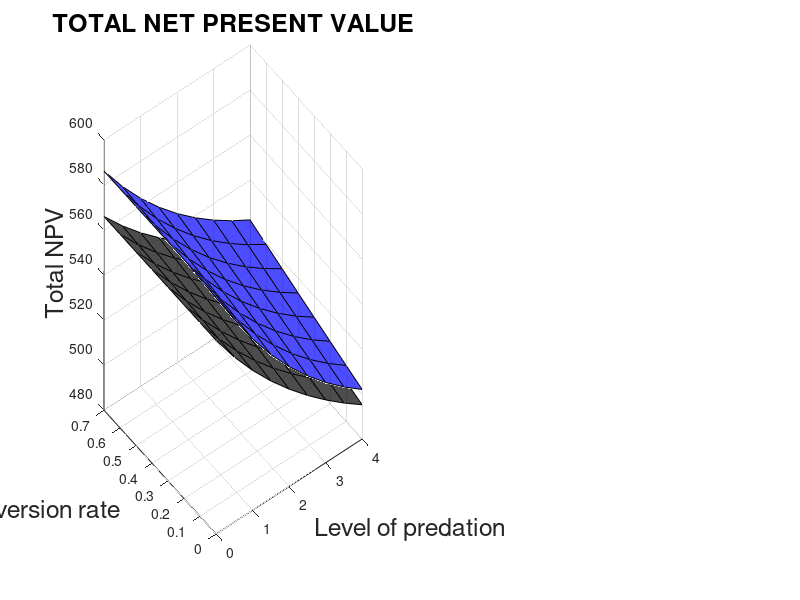

Reproduce this figure in MATLAB. (Note: this script raises an error after producing the figure.)
SNMI = [0 0.5 1 1.5 2 2.5 3 3.5 4];
C = [0 0.1 0.2 0.3 0.4 0.5 0.6 0.7];

TOTAL_NPV_MOD0 = [586.1788966	569.973283	556.0148974	543.8707549	533.2369228	523.8888939	515.654482	508.3977532	502.0088916	;
586.1788966	570.5574879	557.0798019	545.340183	535.0523041	526.0037207	518.0308888	511.0042793	504.8189518	;
586.1788966	571.1432163	558.1496011	546.8186654	536.8811586	528.1364227	520.4294105	513.6369246	507.6588679	;
586.1788966	571.7304793	559.2243581	548.3063615	538.7237769	530.2874456	522.8506633	516.2964841	510.5296163	;
586.1788966	572.319288	560.3041376	549.8034354	540.5804595	532.4572532	525.2952914	518.983792	513.4322248	;
586.1788966	572.9096536	561.3890054	551.3100558	542.4515174	534.646328	527.7639684	521.6997242	516.3677774	;
586.1788966	573.5015875	562.479029	552.8263962	544.337273	536.8551727	530.2573992	524.4452017	519.3374178	;
586.1788966	574.0951013	563.5742771	554.3526353	546.2380601	539.0843112	532.7763223	527.2211934	522.3423541	

] 

PREDATOR_NPV_MOD0=[470.2054103	470.1051422	469.9121383	469.712647	469.5419225	469.4130709	469.3289727	469.2876239	469.2846551	;
470.2054103	470.6922662	470.9844904	471.193043	471.370225	471.5413178	471.7181199	471.9053444	472.1038003	;
470.2054103	471.282438	472.0666942	472.6917264	473.2257987	473.7057842	474.1520992	474.5760218	474.9834703	;
470.2054103	471.8756896	473.1589409	474.2091839	475.1095316	475.9078369	476.6328008	477.3020953	477.9266622	;
470.2054103	472.4720537	474.2614262	475.7459197	477.0223528	478.1489155	479.1622298	480.0861675	480.9365876	;
470.2054103	473.0715645	475.3743543	477.3024585	478.9652348	480.430535	481.7425138	482.9310154	484.0166944	;
470.2054103	473.6742574	476.4979315	478.8793435	480.9391977	482.754298	484.3759141	485.8396083	487.1706836	;
470.2054103	474.2801657	477.6323724	480.4771399	482.9453098	485.1219078	487.0648363	488.8151273	490.4025437	

]

PREY_NPV_MOD0=[115.9734863	99.86814081	86.10275914	74.15810797	63.69500029	54.47582297	46.32550927	39.11012931	32.72423652	;
115.9734863	99.86522172	86.09531151	74.14714001	63.68207905	54.46240296	46.31276883	39.09893489	32.71515151	;
115.9734863	99.86077835	86.08290682	74.12693893	63.65535994	54.43063855	46.27731123	39.06090283	32.6753976	;
115.9734863	99.85478973	86.06541719	74.09717763	63.61424524	54.37960878	46.21786247	38.99438884	32.60295405	;
115.9734863	99.84723429	86.04271133	74.0575157	63.55810668	54.30833767	46.13306165	38.89762448	32.49563721	;
115.9734863	99.8380891	86.01465117	74.00759729	63.48628266	54.21579299	46.02145461	38.76870879	32.35108299	;
115.9734863	99.82733013	85.98109754	73.94705274	63.3980753	54.10087468	45.88148506	38.60559337	32.16673411	;
115.9734863	99.8149356	85.94190468	73.87549542	63.29275031	53.96240338	45.71148598	38.4060661	31.93981041	

]

PREDATOR_HARVEST_MOD0=[1145.425039	1147.329519	1148.546656	1149.348771	1149.879709	1150.221714	1150.424443	1150.519073	1150.525749	;
1145.42504	1148.73944	1151.108976	1152.871315	1154.213908	1155.249322	1156.049198	1156.661063	1157.117553	;
1145.424978	1150.157283	1153.696701	1156.440666	1158.617406	1160.368397	1161.786522	1162.935291	1163.859694	;
1145.425001	1151.583148	1156.310352	1160.058117	1163.092551	1165.582527	1167.641347	1169.348087	1170.759898	;
1145.425036	1153.017133	1158.950464	1163.725016	1167.641806	1170.895502	1173.618911	1175.906208	1177.826464	;
1145.424983	1154.459332	1161.617582	1167.44276	1172.267755	1176.311329	1179.724789	1182.616887	1185.06831	;
1145.424978	1155.909837	1164.312277	1171.212807	1176.973108	1181.834208	1185.964914	1189.48787	1192.495056	;
1145.425026	1157.368745	1167.035125	1175.036674	1181.760711	1187.468665	1192.345612	1196.527466	1200.117058	

]

PREY_HARVEST_MOD0=[509.4439965	452.3464309	403.2413395	360.1327135	321.7480407	287.2162805	255.9093452	227.3567425	201.1948145	;
509.4439694	451.9003237	402.3756087	358.8859003	320.1602298	285.3255271	253.7506907	224.9622069	198.5934761	;
509.4439708	451.44856	401.4911384	357.6038365	318.5193712	283.363801	251.5037152	222.4629019	195.8720363	;
509.4440298	450.99103	400.5874698	356.2853566	316.8232988	281.3277543	249.1638097	219.8528834	193.0231855	;
509.4439121	450.5276666	399.6641339	354.9292483	315.0697496	279.2138498	246.7260468	217.1257482	190.0390277	;
509.4439185	450.0583702	398.7206208	353.5342134	313.2563341	277.0183866	244.1851714	214.2746275	186.9110153	;
509.4439461	449.5830376	397.7564358	352.0989324	311.3805262	274.7374841	241.5355577	211.2921135	183.6298958	;
509.4440191	449.1016527	396.771059	350.6220009	309.4396819	272.3666545	238.7711773	208.1701896	180.1856276	

]

PREDATOR_SSB_MOD0=[4665.572942	4592.752131	4542.18188	4506.691112	4482.075354	4465.681558	4455.747045	4451.051478	4450.718799	;
4665.572905	4598.23769	4551.629448	4519.135396	4496.852964	4482.312014	4473.862982	4470.361164	4470.982422	;
4665.575181	4603.755622	4561.172076	4531.744566	4511.864346	4499.239397	4492.332433	4490.074416	4491.693225	;
4665.574342	4609.305917	4570.811589	4544.523316	4527.117474	4516.475457	4511.170959	4510.210559	4512.874273	;
4665.57305	4614.888697	4580.54977	4557.476499	4542.620644	4534.032454	4530.395097	4530.790383	4534.550394	;
4665.574992	4620.504325	4590.388909	4570.609184	4558.382563	4551.923062	4550.022384	4551.836004	4556.748476	;
4665.575156	4626.153328	4600.330766	4583.926528	4574.412451	4570.161801	4570.071519	4573.371183	4579.496914	;
4665.573427	4631.835898	4610.377619	4597.433883	4590.719906	4588.762852	4590.562404	4595.42159	4602.827103	

]

PREY_SSB_MOD0=[1804.090485	1610.194816	1454.35869	1325.07955	1215.356352	1120.596304	1037.621934	964.1427315	898.4578116	;
1804.09083	1614.631878	1461.469793	1333.828964	1225.095864	1130.903277	1048.213875	974.827035	909.102313	;
1804.090813	1619.101034	1468.673928	1342.734298	1235.04737	1141.469643	1059.10353	985.8392348	920.0977102	;
1804.090061	1623.60304	1475.973059	1351.799919	1245.218369	1152.306064	1070.304455	997.1956506	931.4628246	;
1804.09156	1628.13819	1483.369191	1361.030358	1255.616647	1163.42377	1081.831102	1008.913782	943.2178871	;
1804.091479	1632.707063	1490.864509	1370.430559	1266.250413	1174.834428	1093.698811	1021.012326	955.3846659	;
1804.091126	1637.310241	1498.461128	1380.00545	1277.128319	1186.549816	1105.923941	1033.511365	967.9867654	;
1804.090197	1641.947482	1506.161207	1389.760354	1288.259363	1198.584659	1118.523966	1046.432535	981.0494957	

]

PREDATOR_CPUE_MOD0=[2.178289152	2.099632655	2.045127883	2.006935825	1.980476367	1.962868525	1.952203764	1.947164488	1.946807493	;
2.178289112	2.102988126	2.050668089	2.013971145	1.988563601	1.971706942	1.961575124	1.956902725	1.956780059	;
2.178291573	2.106364356	2.056265408	2.021100482	1.996778592	1.980701138	1.971125012	1.96683768	1.966963362	;
2.178290666	2.109761175	2.061920887	2.028326579	2.005125726	1.989857325	1.980861309	1.976978749	1.977368271	;
2.178289268	2.113178553	2.067635501	2.03565226	2.01360953	1.999181905	1.990792392	1.987336123	1.988006519	;
2.178291369	2.116616714	2.073410745	2.043080487	2.022234762	2.008681348	2.000927115	1.997920569	1.998890927	;
2.178291546	2.120076057	2.079247515	2.050614219	2.031006501	2.018363725	2.011274935	2.008743699	2.010034691	;
2.178289676	2.123556626	2.085147234	2.058256516	2.039929996	2.028236205	2.021845898	2.019818154	2.021452874	

]

PREY_CPUE_MOD0=[1.390828229	1.22160766	1.087867416	0.978669144	0.887383695	0.809681974	0.742583285	0.683949746	0.632201961	;
1.390828555	1.225776613	1.094512519	0.986803257	0.896394191	0.819173183	0.752293485	0.693702571	0.641877987	;
1.390828539	1.229976884	1.101248095	0.995088543	0.905609633	0.828914423	0.762289829	0.703769661	0.651889394	;
1.390827828	1.234209199	1.10807608	1.003529309	0.91503739	0.838916151	0.772585594	0.714166964	0.66225454	;
1.390829245	1.238473854	1.114998455	1.012130026	0.92468512	0.849189385	0.783194936	0.724911594	0.67299317	;
1.390829168	1.242771413	1.12201737	1.020895561	0.934560898	0.859745588	0.794132894	0.736021847	0.684126551	;
1.390828835	1.247102442	1.129134912	1.029830779	0.944673238	0.870596379	0.805415515	0.747517384	0.695677741	;
1.390827957	1.251466732	1.136353218	1.038940921	0.955031002	0.881756143	0.817059943	0.759419401	0.707671506	

]



TOTAL_NPV_MOD1 = [566.0184649	553.2918695	542.1131598	532.1711402	523.2516922	515.1996998	507.8984192	501.2573706	495.2047879	;
566.0184649	553.7611331	542.9814768	533.3860797	524.7722964	516.9928947	509.9368016	503.5177599	497.6672331	;
566.0184649	554.2314125	543.8531476	534.6073838	526.3026018	518.799255	511.9918233	505.7982008	500.153037	;
566.0184649	554.7027138	544.7282078	535.8351451	527.8427825	520.6190561	514.0638767	508.0992138	502.6628564	;
566.0184649	555.175043	545.6066936	537.0694585	529.3930176	522.4525829	516.153369	510.4213413	505.1973782	;
566.0184649	555.648406	546.4886417	538.3104209	530.9534917	524.3001301	518.2607233	512.7651493	507.7573212	;
566.0184649	556.1228092	547.3740895	539.5581317	532.5243946	526.1620027	520.3863796	515.1312279	510.3434386	;
566.0184649	556.5982585	548.2630751	540.8126927	534.1059221	528.0385162	522.5307951	517.5201939	512.9565196	

] 

PREDATOR_NPV_MOD1=[450.0449785	449.8698678	449.4971989	449.0619603	448.631324	448.2398675	447.9051584	447.6354142	447.4334749	;
450.0449785	450.3446004	450.3813285	450.3032791	450.1872962	450.0751583	449.9899455	449.9441605	449.9440328	;
450.0449785	450.8213191	451.2720969	451.5573048	451.7627462	451.936991	452.1083773	452.2935352	452.5019914	;
450.0449785	451.3000424	452.1696117	452.824317	453.3582048	453.8262087	454.2616592	454.6851421	455.1093769	;
450.0449785	451.7807866	453.0739808	454.1046038	454.9742223	455.7436947	456.4510582	457.1206758	457.7683406	;
450.0449785	452.2635703	453.9853166	455.3984646	456.6113714	457.6903711	458.6779078	459.6019285	460.4811697	;
450.0449785	452.7484114	454.9037308	456.7062047	458.2702486	459.6672023	460.9436108	462.1307976	463.250298	;
450.0449785	453.2353289	455.8293415	458.0281422	459.9514726	461.6752003	463.2496471	464.7092896	466.0783152	

]

PREY_NPV_MOD1=[115.9734863	103.4220017	92.61596091	83.10917998	74.62036818	66.95983229	59.99326076	53.6219564	47.77131293	;
115.9734863	103.4165327	92.60014827	83.08280062	74.5850002	66.91773639	59.94685611	53.57359938	47.72320033	;
115.9734863	103.4100934	92.58105066	83.05007896	74.53985563	66.86226402	59.88344602	53.50466561	47.65104561	;
115.9734863	103.4026714	92.5585961	83.01082806	74.48457767	66.79284737	59.80221751	53.41407164	47.55347947	;
115.9734863	103.3942563	92.53271279	82.9648547	74.41879529	66.70888824	59.70231074	53.30066555	47.42903756	;
115.9734863	103.3848357	92.50332514	82.91195634	74.3421203	66.60975907	59.58281556	53.16322071	47.27615149	;
115.9734863	103.3743978	92.47035873	82.85192702	74.25414603	66.49480041	59.44276876	53.00043025	47.09314062	;
115.9734863	103.3629296	92.43373352	82.78455056	74.15444947	66.36331591	59.28114805	52.81090427	46.87820442	

]

PREDATOR_HARVEST_MOD1=[1010.358016	1009.044859	1007.657497	1006.352369	1005.194617	1004.209183	1003.402107	1002.770396	1002.306744	;
1010.358031	1010.181077	1009.755156	1009.278137	1008.843238	1008.495134	1008.254315	1008.128619	1008.119028	;
1010.358033	1011.322546	1011.870147	1012.236774	1012.541879	1012.848857	1013.192038	1013.589715	1014.050957	;
1010.358035	1012.469319	1014.002765	1015.229034	1016.291964	1017.272603	1018.218475	1019.157931	1020.10788	;
1010.358035	1013.621438	1016.153303	1018.255696	1020.094972	1021.76873	1023.337	1024.837761	1026.295491	;
1010.358034	1014.778955	1018.32207	1021.317574	1023.952443	1026.339709	1028.551167	1030.63397	1032.619856	;
1010.358034	1015.94192	1020.50937	1024.415494	1027.865984	1030.988123	1033.864724	1036.551612	1039.087447	;
1010.358035	1017.110386	1022.715529	1027.550321	1031.837267	1035.716693	1039.281633	1042.596045	1045.705164	

]

PREY_HARVEST_MOD1=[509.443887	466.5522932	429.4851113	396.6074549	366.9070073	339.710434	314.5460815	291.069872	269.0225565	;
509.4439567	466.191872	428.7664595	395.5492747	365.5332825	338.0463913	312.6165936	288.8987419	266.6323691	;
509.4438957	465.8277706	428.0351911	394.4664729	364.1213253	336.3297315	310.619815	286.6457258	264.1460458	;
509.444006	465.4599191	427.2910243	393.358417	362.6698446	334.5583763	308.5527332	284.306811	261.5584827	;
509.4440027	465.0883027	426.5337091	392.2243603	361.1774865	332.7300948	306.412165	281.8777135	258.8642034	;
509.4439989	464.7128673	425.7629323	391.0635742	359.6428377	330.8425806	304.1947378	279.3538661	256.0573495	;
509.4440107	464.3335745	424.9785008	389.875294	358.0643875	328.8934151	301.8968885	276.7304029	253.1316326	;
509.443991	463.9503524	424.1800641	388.6587379	356.4405947	326.8800102	299.5148199	274.0021826	250.0803316	

]

PREDATOR_SSB_MOD1=[3276.040012	3152.965975	3060.774824	2990.194683	2935.63558	2893.487345	2861.297262	2837.340657	2820.372369	;
3276.041872	3157.949234	3069.314057	3001.38941	2948.876305	2908.334851	2877.422393	2854.486106	2838.328756	;
3276.042074	3162.9567	3077.925701	3012.711535	2962.298062	2923.413622	2893.824335	2871.948638	2856.637658	;
3276.042257	3167.988843	3086.611172	3024.163996	2975.906034	2938.731354	2910.513433	2889.741388	2875.314841	;
3276.042336	3173.045437	3095.371582	3035.749634	2989.705493	2954.296165	2927.500595	2907.878234	2894.377102	;
3276.042238	3178.126858	3104.208237	3047.471817	3003.70206	2970.116469	2944.797324	2926.373905	2913.842462	;
3276.042196	3183.233265	3113.122386	3059.333383	3017.901616	2986.201061	2962.415724	2945.244022	2933.730135	;
3276.042335	3188.364894	3122.115397	3071.337746	3032.310186	3002.559223	2980.368631	2964.505058	2954.060569	

]

PREY_SSB_MOD1=[1804.09188	1658.29171	1539.014888	1438.084281	1350.588187	1273.345597	1204.176029	1141.518427	1084.216311	;
1804.090992	1661.901943	1545.040198	1445.788911	1359.486389	1283.1006	1214.544836	1152.321653	1095.319096	;
1804.091769	1665.53369	1551.130539	1453.608189	1368.548064	1293.064493	1225.164021	1163.412524	1106.74229	;
1804.090364	1669.187422	1557.287223	1461.544421	1377.777879	1303.24434	1236.043303	1174.803224	1118.500691	;
1804.090406	1672.863126	1563.511315	1469.600798	1387.180791	1313.647829	1247.192898	1186.506763	1130.610152	;
1804.090454	1676.561111	1569.804384	1477.780114	1396.761908	1324.282787	1258.623602	1198.536972	1143.087508	;
1804.090304	1680.281549	1576.16689	1486.085537	1406.526794	1335.157385	1270.346769	1210.908529	1155.950789	;
1804.090555	1684.024949	1582.600667	1494.520108	1416.481007	1346.280447	1282.37449	1223.636818	1169.219161	

]

PREDATOR_CPUE_MOD1=[2.90336299	2.767343317	2.665603749	2.587802022	2.527714333	2.481327786	2.445920187	2.419580069	2.4009293	;
2.903365047	2.772207117	2.673851198	2.598511638	2.540270577	2.495292406	2.460968666	2.435461395	2.417440913	;
2.90336527	2.777094678	2.682168801	2.609343328	2.552998374	2.509473937	2.476274212	2.451634299	2.434273573	;
2.903365473	2.782006491	2.690557957	2.620299907	2.565902643	2.523879601	2.491846428	2.468110868	2.451441641	;
2.90336556	2.786942277	2.699019724	2.631384068	2.578988364	2.538517025	2.507695444	2.484903873	2.468960422	;
2.903365451	2.791902425	2.707555371	2.642599073	2.592260872	2.553394099	2.523831943	2.502026868	2.48684636	;
2.903365405	2.796887082	2.716166102	2.653947582	2.605725749	2.568519065	2.540267162	2.519494226	2.505116989	;
2.903365559	2.801896476	2.724853246	2.665432878	2.619388703	2.583900631	2.557013023	2.53732109	2.523790959	

]

PREY_CPUE_MOD1=[1.390829547	1.26338217	1.160409859	1.074282453	1.000435318	0.935923182	0.878734141	0.827432657	0.780958751	;
1.390828708	1.26678294	1.166068353	1.081497088	1.008744287	0.945007205	0.888363478	0.837438104	0.791213319	;
1.390829442	1.270204704	1.171790205	1.088823242	1.017212006	0.954293754	0.898235145	0.847721448	0.801776875	;
1.390828115	1.273647914	1.177576703	1.09626321	1.025843086	0.963789797	0.90835871	0.858294674	0.812663959	;
1.390828154	1.277112569	1.183428905	1.103820123	1.034642421	0.973502903	0.918744233	0.869170586	0.823890146	;
1.390828199	1.280598967	1.189348339	1.111496749	1.043615056	0.983440793	0.929402352	0.880362794	0.835471993	;
1.390828058	1.284107283	1.1953355	1.119296206	1.052766476	0.993611534	0.940344257	0.891885751	0.847427235	;
1.390828295	1.287638005	1.201392171	1.127221502	1.062102177	1.004023823	0.951581868	0.903754624	0.85977474	

]

%%%%%%%%%%%%%%%%%%%%%%%%%
%%%%%%%%%%%%%%%%%%%%%%%%%
%%%%%%%%%%%%%%%%%%%%%%%%%
%%%%%%%%%%%%%%%%%%%%%%%%%

figure 
subplot(7,2,[1,3,5,7,9,11,13]);
surf(SNMI,C,TOTAL_NPV_MOD0,'FaceColor','b','FaceAlpha',0.7)
hold on
surf(SNMI,C,TOTAL_NPV_MOD1,'FaceColor','k', 'FaceAlpha',0.7)
title('TOTAL NET PRESENT VALUE','FontSize',18)
xlabel('Level of predation','FontSize',18)
ylabel('Conversion rate','FontSize',18)
zlabel('Total NPV','FontSize',18)
ax = gca; 
ax.FontSize = 18; 
hold off

subplot(7,2,[2,4,6]);
surf(SNMI,C,PREDATOR_NPV_MOD0,'FaceColor','b','FaceAlpha',0.7)
hold on
surf(SNMI,C,PREDATOR_NPV_MOD1,'FaceColor','k', 'FaceAlpha',0.7)
title('PREDATOR NET PRESENT VALUE','FontSize',18)
xlabel('Level of predation','FontSize',18)
ylabel('Conversion rate','FontSize',18)
zlabel('Predator NPV','FontSize',18)
ax = gca; 
ax.FontSize = 18; 
hold off

subplot(7,2,[10,12,14]);
surf(SNMI,C,PREY_NPV_MOD0,'FaceColor','b','FaceAlpha',0.7)
hold on
surf(SNMI,C,PREY_NPV_MOD1,'FaceColor','k', 'FaceAlpha',0.7)
title('PREY NET PRESENT VALUE','FontSize',18)
xlabel('Level of predation','FontSize',18)
ylabel('Conversion rate','FontSize',18)
zlabel('Prey NPV','FontSize',18)
ax = gca; 
ax.FontSize = 18; 
sgtitle('SELECTIVITY MODE 1 (BLUE SURFACE) VS. SELECTIVITY MODE 2 (BLACK SURFACE)','FontSize',18,'fontweight','bold') 
hold off

%%%%%%%%%%%%%%%%%%%%%%%

figure
subplot(2,2,1);
surf(SNMI,C,PREDATOR_HARVEST_MOD0,'FaceColor','b','FaceAlpha',0.7)
hold on
surf(SNMI,C,PREDATOR_HARVEST_MOD1,'FaceColor','k', 'FaceAlpha',0.7)
title('PREDATOR HARVEST','FontSize',18)
xlabel('Level of predation','FontSize',18)
ylabel('Conversion rate','FontSize',18)
zlabel('Predator harvest','FontSize',18)
ax = gca; 
ax.FontSize = 18; 
hold off

subplot(2,2,2);
surf(SNMI,C,PREY_HARVEST_MOD0,'FaceColor','b','FaceAlpha',0.7)
hold on
surf(SNMI,C,PREY_HARVEST_MOD1,'FaceColor','k', 'FaceAlpha',0.7)
title('PREY HARVEST','FontSize',18)
xlabel('Level of predation','FontSize',18)
ylabel('Conversion rate','FontSize',18)
zlabel('Prey harvest','FontSize',18)
ax = gca; 
ax.FontSize = 18; 
hold off

subplot(2,2,3); 
surf(SNMI,C,PREDATOR_SSB_MOD0,'FaceColor','b','FaceAlpha',0.7)
hold on
surf(SNMI,C,PREDATOR_SSB_MOD1,'FaceColor','k', 'FaceAlpha',0.7)
title('PREDATOR SSB','FontSize',18)
xlabel('Level of predation','FontSize',18)
ylabel('Conversion rate','FontSize',18)
zlabel('Predator SSB','FontSize',18)
ax = gca; 
ax.FontSize = 18; 
hold off

subplot(2,2,4);
surf(SNMI,C,PREY_SSB_MOD0,'FaceColor','b','FaceAlpha',0.7)
hold on
surf(SNMI,C,PREY_SSB_MOD1,'FaceColor','k', 'FaceAlpha',0.7)
title('PREY SSB','FontSize',18)
xlabel('Level of predation','FontSize',18)
ylabel('Conversion rate','FontSize',18)
zlabel('Prey SSB','FontSize',18)
ax = gca; 
ax.FontSize = 18; 
hold off

%%%%%%%%%%%%%%%%%%%%%%%%%
%%%%%%%%%%%%%%%%%%%%%%%%%
%%%%%%%%%%%%%%%%%%%%%%%%%

% figure 
% colormap winter
% subplot(3,3,1);
% surf(SNMI,C,TOTAL_NPV_MOD0,'FaceAlpha',0.7)
% title('TOTAL NET PRESENT VALUE')
% xlabel('Level of predation')
% ylabel('Conversion rate')
% zlabel('Total NPV')
% 
% 
% subplot(3,3,2);
% surf(SNMI,C,PREDATOR_NPV_MOD0,'FaceAlpha',0.7)
% title('PREDATOR NET PRESENT VALUE')
% xlabel('Level of predation')
% ylabel('Conversion rate')
% zlabel('Predator NPV')
% 
% subplot(3,3,3);
% surf(SNMI,C,PREY_NPV_MOD0,'FaceAlpha',0.7)
% title('PREY NET PRESENT VALUE')
% xlabel('Level of predation')
% ylabel('Conversion rate')
% zlabel('Prey NPV')
% 
% subplot(3,3,4);
% surf(SNMI,C,PREDATOR_HARVEST_MOD0,'FaceAlpha',0.7)
% title('PREDATOR HARVEST')
% xlabel('Level of predation')
% ylabel('Conversion rate')
% zlabel('Predator harvest')
% 
% 
% subplot(3,3,5);
% surf(SNMI,C,PREY_HARVEST_MOD0,'FaceAlpha',0.7)
% title('PREY HARVEST')
% xlabel('Level of predation')
% ylabel('Conversion rate')
% zlabel('Prey harvest')
% 
% 
% subplot(3,3,6); 
% surf(SNMI,C,PREDATOR_SSB_MOD0,'FaceAlpha',0.7)
% title('PREDATOR SSB')
% xlabel('Level of predation')
% ylabel('Conversion rate')
% zlabel('Predator SSB')
% 
% 
% subplot(3,3,7);
% surf(SNMI,C,PREY_SSB_MOD0,'FaceAlpha',0.7)
% title('PREY SSB')
% xlabel('Level of predation')
% ylabel('Conversion rate')
% zlabel('Prey SSB')
% 
% 
% subplot(3,3,8);
% surf(SNMI,C,PREDATOR_CPUE_MOD0,'FaceAlpha',0.7)
% title('PREDATOR CPUE')
% xlabel('Level of predation')
% ylabel('Conversion rate')
% zlabel('Predator CPUE')
% 
% subplot(3,3,9);
% surf(SNMI,C,PREY_CPUE_MOD0,'FaceAlpha',0.7)
% title('PREY CPUE')
% xlabel('Level of predation')
% ylabel('Conversion rate')
% zlabel('Prey CPUE')
% 
% sgtitle('SELECTIVITY MODE 1') 
% 
% 
% %%%%%%%%%%%%%%%%%%%%%%%%
% %%%%%%%%%%%%%%%%%%%%%%%%
% 
% figure 
% colormap summer
% subplot(3,3,1);
% surf(SNMI,C,TOTAL_NPV_MOD1,'FaceAlpha',0.7)
% title('TOTAL NET PRESENT VALUE')
% xlabel('Level of predation')
% ylabel('Conversion rate')
% zlabel('Total NPV')
% 
% subplot(3,3,2);
% surf(SNMI,C,PREDATOR_NPV_MOD1,'FaceAlpha',0.7)
% title('PREDATOR NET PRESENT VALUE')
% xlabel('Level of predation')
% ylabel('Conversion rate')
% zlabel('Predator NPV')
% 
% subplot(3,3,3);
% surf(SNMI,C,PREY_NPV_MOD1,'FaceAlpha',0.7)
% title('PREY NET PRESENT VALUE')
% xlabel('Level of predation')
% ylabel('Conversion rate')
% zlabel('Prey NPV')
% 
% subplot(3,3,4);
% surf(SNMI,C,PREDATOR_HARVEST_MOD1,'FaceAlpha',0.7)
% title('PREDATOR HARVEST')
% xlabel('Level of predation')
% ylabel('Conversion rate')
% zlabel('Predator harvest')
% 
% subplot(3,3,5);
% surf(SNMI,C,PREY_HARVEST_MOD1,'FaceAlpha',0.7)
% title('PREY HARVEST')
% xlabel('Level of predation')
% ylabel('Conversion rate')
% zlabel('Prey harvest')
% 
% subplot(3,3,6); 
% surf(SNMI,C,PREDATOR_SSB_MOD1,'FaceAlpha',0.7)
% title('PREDATOR SSB')
% xlabel('Level of predation')
% ylabel('Conversion rate')
% zlabel('Predator SSB')
% 
% subplot(3,3,7);
% surf(SNMI,C,PREY_SSB_MOD1,'FaceAlpha',0.7)
% title('PREY SSB')
% xlabel('Level of predation')
% ylabel('Conversion rate')
% zlabel('Prey SSB')
% 
% subplot(3,3,8);
% surf(SNMI,C,PREDATOR_CPUE_MOD1,'FaceAlpha',0.7)
% title('PREDATOR CPUE')
% xlabel('Level of predation')
% ylabel('Conversion rate')
% zlabel('Predator CPUE')
% 
% subplot(3,3,9);
% surf(SNMI,C,PREY_CPUE_MOD1,'FaceAlpha',0.7)
% title('PREY CPUE')
% xlabel('Level of predation')
% ylabel('Conversion rate')
% zlabel('Prey CPUE')
% 
% sgtitle('SELECTIVITY MODE 2') 
% 
% %%%%%%%%%%%%%%%%%%%%%%%%
% %%%%%%%%%%%%%%%%%%%%%%%%
% 
% 
% figure 
% subplot(3,3,1);
% surf(SNMI,C,TOTAL_NPV_MOD0,'FaceColor','b','FaceAlpha',0.7)
% hold on
% surf(SNMI,C,TOTAL_NPV_MOD1,'FaceColor','k', 'FaceAlpha',0.7)
% legend('Selectivity mode 1', 'Selectivity mode 2')
% title('TOTAL NET PRESENT VALUE')
% xlabel('Level of predation')
% ylabel('Conversion rate')
% zlabel('Total NPV')
% hold off
% 
% subplot(3,3,2);
% surf(SNMI,C,PREDATOR_NPV_MOD0,'FaceColor','b','FaceAlpha',0.7)
% hold on
% surf(SNMI,C,PREDATOR_NPV_MOD1,'FaceColor','k', 'FaceAlpha',0.7)
% legend('Selectivity mode 1', 'Selectivity mode 2')
% title('PREDATOR NET PRESENT VALUE')
% xlabel('Level of predation')
% ylabel('Conversion rate')
% zlabel('Predator NPV')
% hold off
% 
% subplot(3,3,3);
% surf(SNMI,C,PREY_NPV_MOD0,'FaceColor','b','FaceAlpha',0.7)
% hold on
% surf(SNMI,C,PREY_NPV_MOD1,'FaceColor','k', 'FaceAlpha',0.7)
% legend('Selectivity mode 1', 'Selectivity mode 2')
% title('PREY NET PRESENT VALUE')
% xlabel('Level of predation')
% ylabel('Conversion rate')
% zlabel('Prey NPV')
% hold off
% 
% subplot(3,3,4);
% surf(SNMI,C,PREDATOR_HARVEST_MOD0,'FaceColor','b','FaceAlpha',0.7)
% hold on
% surf(SNMI,C,PREDATOR_HARVEST_MOD1,'FaceColor','k', 'FaceAlpha',0.7)
% legend('Selectivity mode 1', 'Selectivity mode 2')
% title('PREDATOR HARVEST')
% xlabel('Level of predation')
% ylabel('Conversion rate')
% zlabel('Predator harvest')
% hold off
% 
% subplot(3,3,5);
% surf(SNMI,C,PREY_HARVEST_MOD0,'FaceColor','b','FaceAlpha',0.7)
% hold on
% surf(SNMI,C,PREY_HARVEST_MOD1,'FaceColor','k', 'FaceAlpha',0.7)
% legend('Selectivity mode 1', 'Selectivity mode 2')
% title('PREY HARVEST')
% xlabel('Level of predation')
% ylabel('Conversion rate')
% zlabel('Prey harvest')
% hold off
% 
% subplot(3,3,6); 
% surf(SNMI,C,PREDATOR_SSB_MOD0,'FaceColor','b','FaceAlpha',0.7)
% hold on
% surf(SNMI,C,PREDATOR_SSB_MOD1,'FaceColor','k', 'FaceAlpha',0.7)
% legend('Selectivity mode 1', 'Selectivity mode 2')
% title('PREDATOR SSB')
% xlabel('Level of predation')
% ylabel('Conversion rate')
% zlabel('Predator SSB')
% hold off
% 
% subplot(3,3,7);
% surf(SNMI,C,PREY_SSB_MOD0,'FaceColor','b','FaceAlpha',0.7)
% hold on
% surf(SNMI,C,PREY_SSB_MOD1,'FaceColor','k', 'FaceAlpha',0.7)
% legend('Selectivity mode 1', 'Selectivity mode 2')
% title('PREY SSB')
% xlabel('Level of predation')
% ylabel('Conversion rate')
% zlabel('Prey SSB')
% hold off
% 
% subplot(3,3,8);
% surf(SNMI,C,PREDATOR_CPUE_MOD0,'FaceColor','b','FaceAlpha',0.7)
% hold on
% surf(SNMI,C,PREDATOR_CPUE_MOD1,'FaceColor','k', 'FaceAlpha',0.7)
% legend('Selectivity mode 1', 'Selectivity mode 2')
% title('PREDATOR CPUE')
% xlabel('Level of predation')
% ylabel('Conversion rate')
% zlabel('Predator CPUE')
% hold off
% 
% subplot(3,3,9);
% surf(SNMI,C,PREY_CPUE_MOD0, 'FaceColor','b','FaceAlpha',0.7)
% hold on
% surf(SNMI,C,PREY_CPUE_MOD1,'FaceColor','k', 'FaceAlpha',0.7)
% legend('Selectivity mode 1', 'Selectivity mode 2')
% title('PREY CPUE')
% xlabel('Level of predation')
% ylabel('Conversion rate')
% zlabel('Prey CPUE')
% hold off
% 
% sgtitle('SELECTIVITY MODE 1 VS. SELECTIVITY MODE 2') 
% 
% %%%%%%%%%%%%%%%%%%%%%%%%%%%
% %%%%%%%%%%%%%%%%%%%%%%%%%%%
% 
% 
% figure
% surf(SNMI,C,TOTAL_NPV_MOD0,'FaceColor','b','FaceAlpha',0.7)
% hold on
% surf(SNMI,C,TOTAL_NPV_MOD1,'FaceColor','k', 'FaceAlpha',0.7)
% legend('Selectivity mode 1', 'Selectivity mode 2')
% title('TOTAL NET PRESENT VALUE')
% xlabel('Level of predation')
% ylabel('Conversion rate')
% zlabel('Total NPV')
% hold off
% 
% figure 
% surf(SNMI,C,PREDATOR_NPV_MOD0,'FaceColor','b','FaceAlpha',0.7)
% hold on
% surf(SNMI,C,PREDATOR_NPV_MOD1,'FaceColor','k', 'FaceAlpha',0.7)
% legend('Selectivity mode 1', 'Selectivity mode 2')
% title('PREDATOR NET PRESENT VALUE')
% xlabel('Level of predation')
% ylabel('Conversion rate')
% zlabel('Predator NPV')
% hold off
% 
% figure 
% surf(SNMI,C,PREY_NPV_MOD0,'FaceColor','b','FaceAlpha',0.7)
% hold on
% surf(SNMI,C,PREY_NPV_MOD1,'FaceColor','k', 'FaceAlpha',0.7)
% legend('Selectivity mode 1', 'Selectivity mode 2')
% title('PREY NET PRESENT VALUE')
% xlabel('Level of predation')
% ylabel('Conversion rate')
% zlabel('Prey NPV')
% hold off
% 
% figure 
% surf(SNMI,C,PREDATOR_HARVEST_MOD0,'FaceColor','b','FaceAlpha',0.7)
% hold on
% surf(SNMI,C,PREDATOR_HARVEST_MOD1,'FaceColor','k', 'FaceAlpha',0.7)
% legend('Selectivity mode 1', 'Selectivity mode 2')
% title('PREDATOR HARVEST')
% xlabel('Level of predation')
% ylabel('Conversion rate')
% zlabel('Predator harvest')
% hold off
% 
% figure 
% surf(SNMI,C,PREY_HARVEST_MOD0,'FaceColor','b','FaceAlpha',0.7)
% hold on
% surf(SNMI,C,PREY_HARVEST_MOD1,'FaceColor','k', 'FaceAlpha',0.7)
% legend('Selectivity mode 1', 'Selectivity mode 2')
% title('PREY HARVEST')
% xlabel('Level of predation')
% ylabel('Conversion rate')
% zlabel('Prey harvest')
% hold off
% 
% 
% figure 
% surf(SNMI,C,PREDATOR_SSB_MOD0,'FaceColor','b','FaceAlpha',0.7)
% hold on
% surf(SNMI,C,PREDATOR_SSB_MOD1,'FaceColor','k', 'FaceAlpha',0.7)
% legend('Selectivity mode 1', 'Selectivity mode 2')
% title('PREDATOR SSB')
% xlabel('Level of predation')
% ylabel('Conversion rate')
% zlabel('Predator SSB')
% hold off
% 
% figure 
% surf(SNMI,C,PREY_SSB_MOD0,'FaceColor','b','FaceAlpha',0.7)
% hold on
% surf(SNMI,C,PREY_SSB_MOD1,'FaceColor','k', 'FaceAlpha',0.7)
% legend('Selectivity mode 1', 'Selectivity mode 2')
% title('PREY SSB')
% xlabel('Level of predation')
% ylabel('Conversion rate')
% zlabel('Prey SSB')
% hold off
% 
% 
% figure 
% surf(SNMI,C,PREDATOR_CPUE_MOD0,'FaceColor','b','FaceAlpha',0.7)
% hold on
% surf(SNMI,C,PREDATOR_CPUE_MOD1,'FaceColor','k', 'FaceAlpha',0.7)
% legend('Selectivity mode 1', 'Selectivity mode 2')
% title('PREDATOR CPUE')
% xlabel('Level of predation')
% ylabel('Conversion rate')
% zlabel('Predator CPUE')
% hold off
% 
% figure 
% surf(SNMI,C,PREY_CPUE_MOD0, 'FaceColor','b','FaceAlpha',0.7)
% hold on
% surf(SNMI,C,PREY_CPUE_MOD1,'FaceColor','k', 'FaceAlpha',0.7)
% legend('Selectivity mode 1', 'Selectivity mode 2')
% title('PREY CPUE')
% xlabel('Level of predation')
% ylabel('Conversion rate')
% zlabel('Prey CPUE')
% hold off
% 
% 
